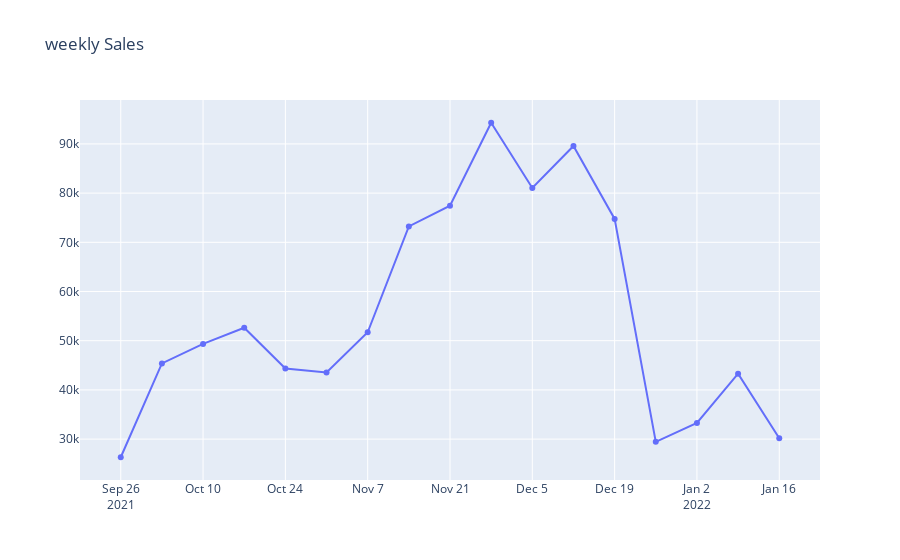

Notebook code cell kept with this figure:
### Code cell
# Check the data to see whether it is stationary or not
plot_data = [
    go.Scatter(
        x=df_w['date'],
        y=df_w['Revenue'],
    )
]
plot_layout = go.Layout(
        title='weekly Sales'
    )
fig = go.Figure(data=plot_data, layout=plot_layout)
pyoff.iplot(fig)

### Figure 1 — Plotly figure (JSON) as saved in the notebook; plotly's stock layout.template omitted (floating-point values rounded to 4 significant figures)
{"data": [{"type": "scatter", "x": ["2021-09-26T00:00:00", "2021-10-03T00:00:00", "2021-10-10T00:00:00", "2021-10-17T00:00:00", "2021-10-24T00:00:00", "2021-10-31T00:00:00", "2021-11-07T00:00:00", "2021-11-14T00:00:00", "2021-11-21T00:00:00", "2021-11-28T00:00:00", "2021-12-05T00:00:00", "2021-12-12T00:00:00", "2021-12-19T00:00:00", "2021-12-26T00:00:00", "2022-01-02T00:00:00", "2022-01-09T00:00:00", "2022-01-16T00:00:00"], "y": [26310.0, 45390.0, 49350.0, 52640.0, 44370.0, 43560.0, 51710.0, 73230.0, 77440.0, 94300.0, 81040.0, 89590.0, 74760.0, 29440.0, 33300.0, 43300.0, 30180.0]}], "layout": {"title": {"text": "weekly Sales"}}}
